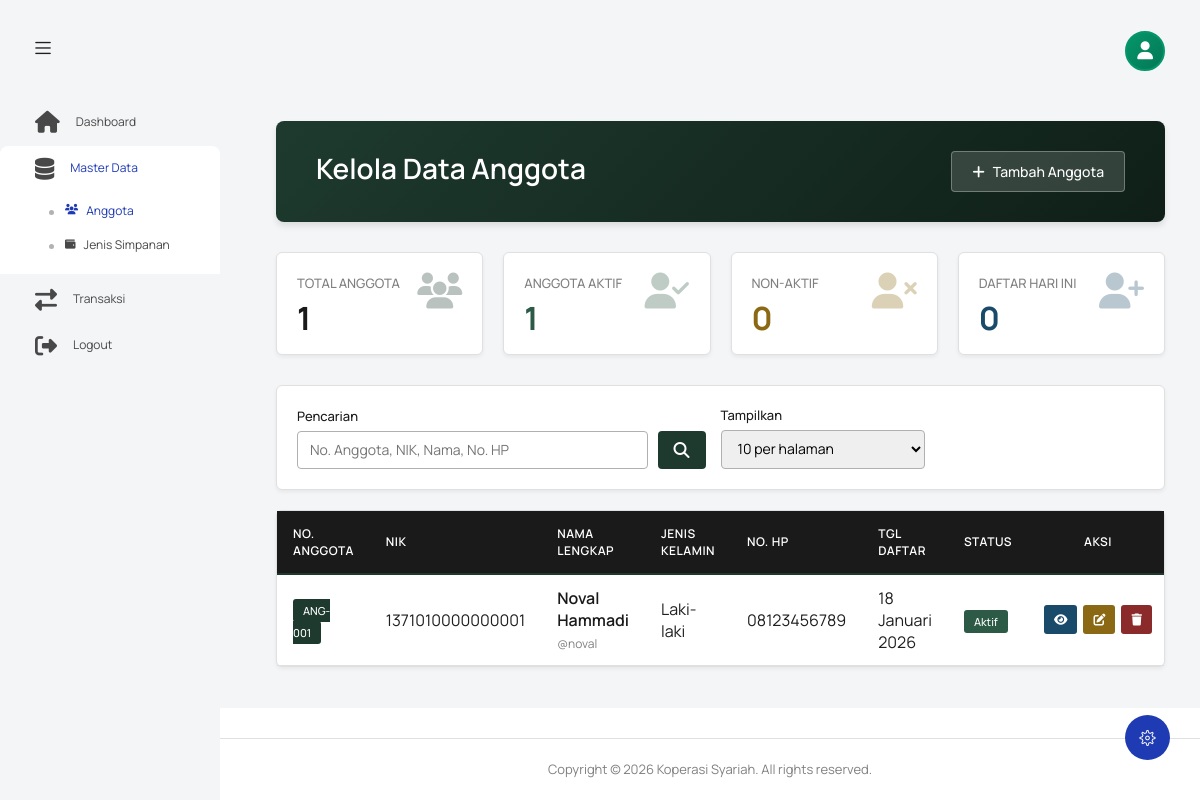
The app's page /index.php?controller=anggota&action=index (signed in) with its own data.
### tables this page shows
CREATE TABLE `tb_anggota` (
  `id_anggota` int NOT NULL,
  `no_anggota` varchar(20) NOT NULL,
  `nik` varchar(16) NOT NULL,
  `nama_lengkap` varchar(100) NOT NULL,
  `jenis_kelamin` enum('L','P') NOT NULL,
  `tempat_lahir` varchar(50) DEFAULT NULL,
  `tanggal_lahir` date DEFAULT NULL,
  `alamat` text,
  `no_hp` varchar(15) DEFAULT NULL,
  `pekerjaan` varchar(50) DEFAULT NULL,
  `username` varchar(50) DEFAULT NULL,
  `password` varchar(255) DEFAULT NULL,
  `status_aktif` enum('Aktif','Non-Aktif') DEFAULT 'Aktif',
  `tanggal_daftar` date DEFAULT NULL
);

### views/anggota/index.php (the view, shortened to what the rows shown need)
<?php
require_once __DIR__ . '/../../models/DashboardModel.php';
?>
<?php include('template/header.php'); ?>
<body class="with-welcome-text">
  <div class="container-scroller">
    <div class="container-fluid page-body-wrapper">
      <div class="main-panel">
        <div class="content-wrapper">
          <div class="row">
            <div class="col-sm-12">
              <div style="background: linear-gradient(135deg, #1e3a2f 0%, #0f1f17 100%); color: white; padding: 30px 40px; border-radius: 8px; margin-bottom: 30px; box-shadow: 0 4px 6px rgba(0, 0, 0, 0.1);">
                <div style="display: flex; justify-content: space-between; align-items: center;">
                  <div>
                    <h2 style="font-size: 28px; font-weight: 600; margin: 0 0 8px 0; color: white;">Kelola Data Anggota</h2>
                  </div>
                </div>
              </div>
              <div style="background: white; border: 1px solid #e0e0e0; border-radius: 6px; box-shadow: 0 2px 4px rgba(0,0,0,0.06);">
                <div style="overflow-x: auto;">
                  <table style="width: 100%; border-collapse: collapse;">
                    <thead>
                      <tr style="background: #1a1a1a;">
                        <th style="padding: 14px 16px; text-align: left; font-size: 12px; font-weight: 600; color: white; text-transform: uppercase; letter-spacing: 0.5px; border-bottom: 2px solid #1e3a2f;">No. Anggota</th>
                        <th style="padding: 14px 16px; text-align: left; font-size: 12px; font-weight: 600; color: white; text-transform: uppercase; letter-spacing: 0.5px; border-bottom: 2px solid #1e3a2f;">NIK</th>
                        <th style="padding: 14px 16px; text-align: left; font-size: 12px; font-weight: 600; color: white; text-transform: uppercase; letter-spacing: 0.5px; border-bottom: 2px solid #1e3a2f;">Nama Lengkap</th>
                        <th style="padding: 14px 16px; text-align: left; font-size: 12px; font-weight: 600; color: white; text-transform: uppercase; letter-spacing: 0.5px; border-bottom: 2px solid #1e3a2f;">Jenis Kelamin</th>
                        <th style="padding: 14px 16px; text-align: left; font-size: 12px; font-weight: 600; color: white; text-transform: uppercase; letter-spacing: 0.5px; border-bottom: 2px solid #1e3a2f;">No. HP</th>
                        <th style="padding: 14px 16px; text-align: left; font-size: 12px; font-weight: 600; color: white; text-transform: uppercase; letter-spacing: 0.5px; border-bottom: 2px solid #1e3a2f;">Tgl Daftar</th>
                        <th style="padding: 14px 16px; text-align: left; font-size: 12px; font-weight: 600; color: white; text-transform: uppercase; letter-spacing: 0.5px; border-bottom: 2px solid #1e3a2f;">Status</th>
                        <th style="padding: 14px 16px; text-align: center; font-size: 12px; font-weight: 600; color: white; text-transform: uppercase; letter-spacing: 0.5px; border-bottom: 2px solid #1e3a2f;">Aksi</th>
                      </tr>
                    </thead>
                    <tbody>
                      <?php if (!empty($anggota)): ?>
                        <?php foreach ($anggota as $row): ?>
                          <tr style="border-bottom: 1px solid #e0e0e0; transition: background 0.2s;">
                            <td style="padding: 12px 16px;">
                              <span style="background: #1e3a2f; color: white; padding: 4px 10px; border-radius: 3px; font-size: 11px; font-weight: 500;"><?= htmlspecialchars($row['no_anggota']) ?></span>
                            </td>
                            <td style="padding: 12px 16px;"><?= htmlspecialchars($row['nik']) ?></td>
                            <td style="padding: 12px 16px;">
                              <div style="font-weight: 600; color: #1a1a1a;"><?= htmlspecialchars($row['nama_lengkap']) ?></div>
                              <small style="color: #808080; font-size: 12px;">@<?= htmlspecialchars($row['username']) ?></small>
                            </td>
                            <td style="padding: 12px 16px;"><?= $row['jenis_kelamin'] === 'L' ? 'Laki-laki' : 'Perempuan' ?></td>
                            <td style="padding: 12px 16px;"><?= htmlspecialchars($row['no_hp']) ?></td>
                            <td style="padding: 12px 16px;"><?= DashboardModel::formatDateIndo($row['tanggal_daftar']) ?></td>
                            <td style="padding: 12px 16px;">
                              <?php if ($row['status_aktif'] === 'Aktif'): ?>
                                <span style="background: #2d5a47; color: white; padding: 4px 10px; border-radius: 3px; font-size: 11px; font-weight: 500;">Aktif</span>
                              <?php else: ?>
                                <span style="background: #2a2a2a; color: #b0b0b0; padding: 4px 10px; border-radius: 3px; font-size: 11px; font-weight: 500;">Non-Aktif</span>
                              <?php endif; ?>
                            </td>
                            <td style="padding: 12px 16px;">
                              <div style="display: flex; gap: 6px; justify-content: center;">
                                <a href="index.php?controller=anggota&action=view&id=<?= $row['id_anggota'] ?>"
                                   style="padding: 6px 10px; background: #1a4a6a; color: white; border-radius: 3px; text-decoration: none; font-size: 12px;"
                                   title="Lihat Detail">
                                  <i class="fas fa-eye"></i>
                                </a>
                                <a href="index.php?controller=anggota&action=edit&id=<?= $row['id_anggota'] ?>"
                                   style="padding: 6px 10px; background: #8b6914; color: white; border-radius: 3px; text-decoration: none; font-size: 12px;"
                                   title="Edit">
                                  <i class="fas fa-edit"></i>
                                </a>
                                <button onclick="confirmDelete(<?= $row['id_anggota'] ?>, '<?= htmlspecialchars($row['nama_lengkap']) ?>')"
                                        style="padding: 6px 10px; background: #8b2a2a; color: white; border: none; border-radius: 3px; cursor: pointer; font-size: 12px;"
                                        title="Hapus">
                                  <i class="fas fa-trash"></i>
                                </button>
                              </div>
                            </td>
                          </tr>
                        <?php endforeach; ?>
                      <?php endif; ?>
                    </tbody>
                  </table>
                </div>
              </div>
            </div>
          </div>
        </div>
      </div>
    </div>
  </div>
</body>
</html>

### records on screen
tb_anggota: no_anggota "ANG-001", nik "1371010000000001", nama_lengkap "Noval Hammadi", username "noval", jenis_kelamin "Laki-laki", no_hp "08123456789", tanggal_daftar "18 Januari 2026", status_aktif "Aktif"

### other values on screen
$statistics['total'] "1"
$statistics['aktif'] "1"
$statistics['non_aktif'] "0"
$statistics['hari_ini'] "0"
